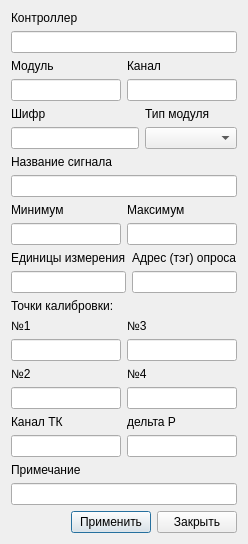
<?xml version="1.0" encoding="UTF-8"?>
<ui version="4.0">
 <class>Dialog</class>
 <widget class="QDialog" name="Dialog">
  <property name="geometry">
   <rect>
    <x>0</x>
    <y>0</y>
    <width>229</width>
    <height>544</height>
   </rect>
  </property>
  <property name="windowTitle">
   <string>Dialog</string>
  </property>
  <layout class="QVBoxLayout" name="verticalLayout_2">
   <item>
    <layout class="QVBoxLayout" name="verticalLayout">
     <item>
      <widget class="QLabel" name="l_controller">
       <property name="text">
        <string>Контроллер</string>
       </property>
      </widget>
     </item>
     <item>
      <widget class="QLineEdit" name="controller"/>
     </item>
     <item>
      <layout class="QHBoxLayout" name="horizontalLayout">
       <item>
        <layout class="QVBoxLayout" name="verticalLayout_3">
         <item>
          <widget class="QLabel" name="l_module">
           <property name="text">
            <string>Модуль</string>
           </property>
          </widget>
         </item>
         <item>
          <widget class="QLineEdit" name="module"/>
         </item>
        </layout>
       </item>
       <item>
        <layout class="QVBoxLayout" name="verticalLayout_4">
         <item>
          <widget class="QLabel" name="l_pipe">
           <property name="text">
            <string>Канал</string>
           </property>
          </widget>
         </item>
         <item>
          <widget class="QLineEdit" name="pipe"/>
         </item>
        </layout>
       </item>
      </layout>
     </item>
     <item>
      <layout class="QHBoxLayout" name="horizontalLayout_3">
       <item>
        <layout class="QVBoxLayout" name="verticalLayout_7">
         <item>
          <widget class="QLabel" name="l_cipher">
           <property name="text">
            <string>Шифр</string>
           </property>
          </widget>
         </item>
         <item>
          <widget class="QLineEdit" name="cipher">
           <property name="maximumSize">
            <size>
             <width>128</width>
             <height>16777215</height>
            </size>
           </property>
          </widget>
         </item>
        </layout>
       </item>
       <item>
        <layout class="QVBoxLayout" name="verticalLayout_8">
         <item>
          <widget class="QLabel" name="l_type">
           <property name="text">
            <string>Тип модуля</string>
           </property>
          </widget>
         </item>
         <item>
          <widget class="QComboBox" name="type"/>
         </item>
        </layout>
       </item>
      </layout>
     </item>
     <item>
      <widget class="QLabel" name="l_name">
       <property name="text">
        <string>Название сигнала</string>
       </property>
      </widget>
     </item>
     <item>
      <widget class="QLineEdit" name="name"/>
     </item>
     <item>
      <layout class="QHBoxLayout" name="horizontalLayout_2">
       <item>
        <layout class="QVBoxLayout" name="verticalLayout_5">
         <item>
          <widget class="QLabel" name="l_min">
           <property name="text">
            <string>Минимум</string>
           </property>
          </widget>
         </item>
         <item>
          <widget class="QLineEdit" name="min"/>
         </item>
        </layout>
       </item>
       <item>
        <layout class="QVBoxLayout" name="verticalLayout_6">
         <item>
          <widget class="QLabel" name="l_max">
           <property name="text">
            <string>Максимум</string>
           </property>
          </widget>
         </item>
         <item>
          <widget class="QLineEdit" name="max"/>
         </item>
        </layout>
       </item>
      </layout>
     </item>
     <item>
      <layout class="QHBoxLayout" name="horizontalLayout_5">
       <item>
        <layout class="QVBoxLayout" name="verticalLayout_10">
         <item>
          <widget class="QLabel" name="l_unit">
           <property name="text">
            <string>Единицы измерения</string>
           </property>
          </widget>
         </item>
         <item>
          <widget class="QLineEdit" name="unit"/>
         </item>
        </layout>
       </item>
       <item>
        <layout class="QVBoxLayout" name="verticalLayout_11">
         <item>
          <widget class="QLabel" name="l_adress">
           <property name="text">
            <string>Адрес (тэг) опроса</string>
           </property>
          </widget>
         </item>
         <item>
          <widget class="QLineEdit" name="adress"/>
         </item>
        </layout>
       </item>
      </layout>
     </item>
     <item>
      <widget class="QLabel" name="l_points">
       <property name="text">
        <string>Точки калибровки:</string>
       </property>
      </widget>
     </item>
     <item>
      <layout class="QHBoxLayout" name="horizontalLayout_6">
       <item>
        <layout class="QVBoxLayout" name="verticalLayout_12">
         <item>
          <widget class="QLabel" name="l_point1">
           <property name="text">
            <string>№1</string>
           </property>
          </widget>
         </item>
         <item>
          <widget class="QLineEdit" name="point1"/>
         </item>
         <item>
          <widget class="QLabel" name="l_poin3">
           <property name="text">
            <string>№2</string>
           </property>
          </widget>
         </item>
         <item>
          <widget class="QLineEdit" name="point2">
           <property name="enabled">
            <bool>true</bool>
           </property>
          </widget>
         </item>
        </layout>
       </item>
       <item>
        <layout class="QVBoxLayout" name="verticalLayout_13">
         <item>
          <widget class="QLabel" name="l_point2">
           <property name="text">
            <string>№3</string>
           </property>
          </widget>
         </item>
         <item>
          <widget class="QLineEdit" name="point3">
           <property name="enabled">
            <bool>true</bool>
           </property>
          </widget>
         </item>
         <item>
          <widget class="QLabel" name="l_point4">
           <property name="text">
            <string>№4</string>
           </property>
          </widget>
         </item>
         <item>
          <widget class="QLineEdit" name="point4">
           <property name="enabled">
            <bool>true</bool>
           </property>
          </widget>
         </item>
        </layout>
       </item>
      </layout>
     </item>
     <item>
      <layout class="QHBoxLayout" name="horizontalLayout_4">
       <item>
        <layout class="QVBoxLayout" name="verticalLayout_9">
         <item>
          <widget class="QLabel" name="label">
           <property name="text">
            <string>Канал ТК</string>
           </property>
          </widget>
         </item>
         <item>
          <widget class="QLineEdit" name="TK"/>
         </item>
        </layout>
       </item>
       <item>
        <layout class="QVBoxLayout" name="verticalLayout_14">
         <item>
          <widget class="QLabel" name="label_2">
           <property name="text">
            <string>дельта P</string>
           </property>
          </widget>
         </item>
         <item>
          <widget class="QLineEdit" name="deltaP"/>
         </item>
        </layout>
       </item>
      </layout>
     </item>
     <item>
      <widget class="QLabel" name="label_3">
       <property name="text">
        <string>Примечание</string>
       </property>
      </widget>
     </item>
     <item>
      <widget class="QLineEdit" name="note"/>
     </item>
     <item>
      <spacer name="verticalSpacer">
       <property name="orientation">
        <enum>Qt::Vertical</enum>
       </property>
       <property name="sizeHint" stdset="0">
        <size>
         <width>20</width>
         <height>40</height>
        </size>
       </property>
      </spacer>
     </item>
     <item>
      <layout class="QHBoxLayout" name="horizontalLayout_7">
       <item>
        <spacer name="horizontalSpacer">
         <property name="orientation">
          <enum>Qt::Horizontal</enum>
         </property>
         <property name="sizeHint" stdset="0">
          <size>
           <width>40</width>
           <height>20</height>
          </size>
         </property>
        </spacer>
       </item>
       <item>
        <widget class="QPushButton" name="pushButton_2">
         <property name="text">
          <string>Применить</string>
         </property>
        </widget>
       </item>
       <item>
        <widget class="QPushButton" name="pushButton">
         <property name="text">
          <string>Закрыть</string>
         </property>
        </widget>
       </item>
      </layout>
     </item>
    </layout>
   </item>
  </layout>
 </widget>
 <resources/>
 <connections/>
</ui>
